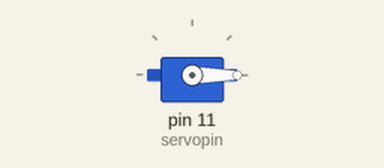
The program below on a simulated Raspberry Pi (header pin numbers). On the bench: servo. Servo angles are drawn from the pulse width (0.5 ms = 0°, 2.5 ms = 180°).

Above: at 0.05 s.
At 1.7 s:
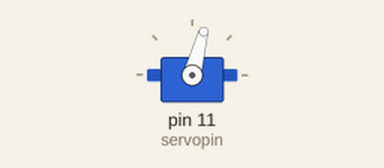
At 3.4 s:
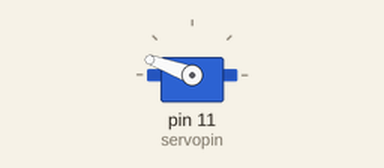
At 6.8 s:
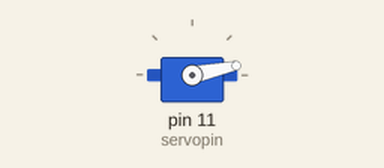
Timing chart, 0 to 9.4 s (numbered marks = the images above):
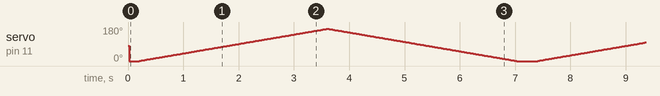

The program:

servo-pwm.py
```python
#Orange > resistance > port GPIO 4 (pin 7)
#Rouge > + > bande blanche
#Marron > - > bande noire > GND

#p = GPIO.PWM(channel, frequence)
#p.start(rapport_cyclique) #ici, rapport_cyclique vaut entre 0.0 et 100.0
#p.ChangeFrequency(nouvelle_frequence)
#p.ChangeDutyCycle(nouveau_rapport_cyclique)
#p.stop()
#GPIO.cleanup()

import RPi.GPIO as GPIO
import time
GPIO.setmode(GPIO.BOARD)
servopin=11
GPIO.setup(servopin,GPIO.OUT)
pwm=GPIO.PWM(servopin,50)
pwm.start(7)
while(1):
        for i in range(0,180):
            DC=1./18.*(i)+2
            pwm.ChangeDutyCycle(DC)
            time.sleep(.02)
        for i in range(180,0,-1):
            DC=1/18.*i+2
            pwm.ChangeDutyCycle(DC)
            time.sleep(.02)
pwm.stop
GPIO.cleanup
```
